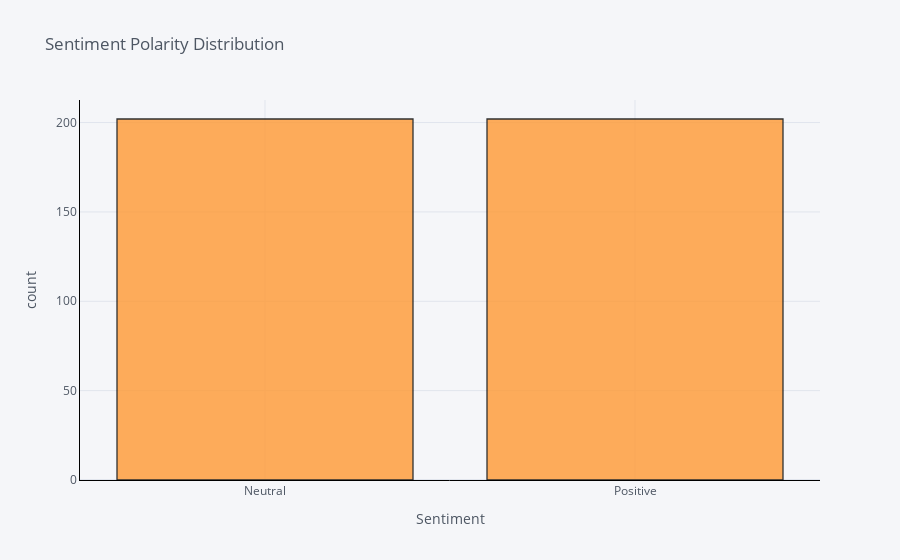
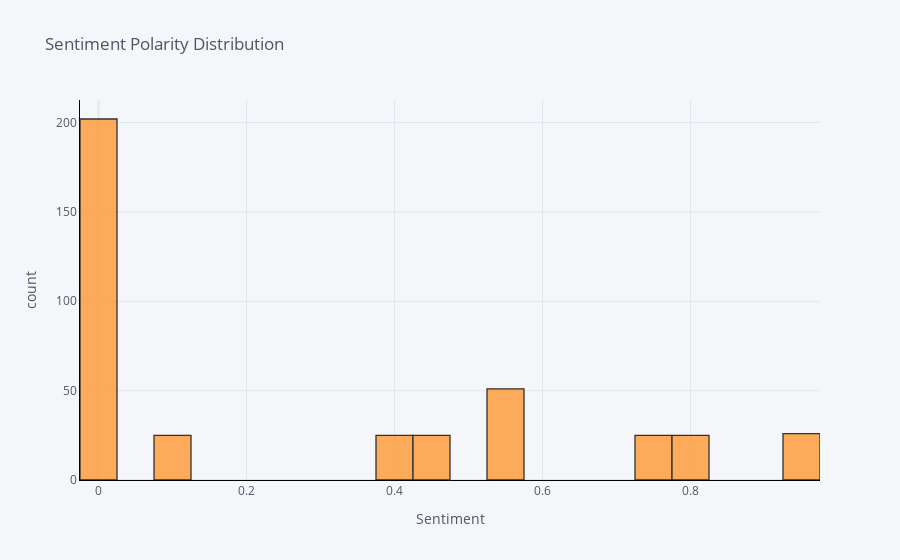

Source (notebook cell) for these figures, in order:
### Code cell
import cufflinks as cf
cf.go_offline()
cf.set_config_file(offline=False, world_readable=True)

sentiment= topic_sentiment(1.0,df_dominant_topic)

sentiment.label.loc[(sentiment['compound'] > 0)] = 'Positive'
sentiment.label.loc[(sentiment['compound'] == 0)] = 'Neutral'
sentiment.label.loc[(sentiment['compound'] < 0)] = 'Negative'

sentiment['label'].iplot(
    kind='hist',
    bins=20,
    xTitle='Sentiment',
    linecolor='black',
    yTitle='count',
    title='Sentiment Polarity Distribution')

sentiment['compound'].iplot(
    kind='hist',
    bins=20,
    xTitle='Sentiment',
    linecolor='black',
    yTitle='count',
    title='Sentiment Polarity Distribution')

### Figure 1 — Plotly figure (JSON) as saved in the notebook; plotly's stock layout.template omitted (floating-point values rounded to 4 significant figures; data arrays with more than 128 entries replaced by an {"elided": "..."} marker saying what was removed)
{"data": [{"histfunc": "count", "histnorm": "", "marker": {"color": "rgba(255, 153, 51, 1.0)", "line": {"color": "#000000", "width": 1.3}}, "name": "label", "nbinsx": 20, "opacity": 0.8, "orientation": "v", "type": "histogram", "x": {"elided": "404 str values"}}], "layout": {"barmode": "overlay", "legend": {"bgcolor": "#F5F6F9", "font": {"color": "#4D5663"}}, "paper_bgcolor": "#F5F6F9", "plot_bgcolor": "#F5F6F9", "title": {"font": {"color": "#4D5663"}, "text": "Sentiment Polarity Distribution"}, "xaxis": {"gridcolor": "#E1E5ED", "linecolor": "black", "showgrid": true, "tickfont": {"color": "#4D5663"}, "title": {"font": {"color": "#4D5663"}, "text": "Sentiment"}, "zerolinecolor": "#E1E5ED"}, "yaxis": {"gridcolor": "#E1E5ED", "linecolor": "black", "showgrid": true, "tickfont": {"color": "#4D5663"}, "title": {"font": {"color": "#4D5663"}, "text": "count"}, "zerolinecolor": "#E1E5ED"}}}

### Figure 2 — Plotly figure (JSON) as saved in the notebook; plotly's stock layout.template omitted (floating-point values rounded to 4 significant figures; data arrays with more than 128 entries replaced by an {"elided": "..."} marker saying what was removed)
{"data": [{"histfunc": "count", "histnorm": "", "marker": {"color": "rgba(255, 153, 51, 1.0)", "line": {"color": "#000000", "width": 1.3}}, "name": "compound", "nbinsx": 20, "opacity": 0.8, "orientation": "v", "type": "histogram", "x": {"elided": "404 float values"}}], "layout": {"barmode": "overlay", "legend": {"bgcolor": "#F5F6F9", "font": {"color": "#4D5663"}}, "paper_bgcolor": "#F5F6F9", "plot_bgcolor": "#F5F6F9", "title": {"font": {"color": "#4D5663"}, "text": "Sentiment Polarity Distribution"}, "xaxis": {"gridcolor": "#E1E5ED", "linecolor": "black", "showgrid": true, "tickfont": {"color": "#4D5663"}, "title": {"font": {"color": "#4D5663"}, "text": "Sentiment"}, "zerolinecolor": "#E1E5ED"}, "yaxis": {"gridcolor": "#E1E5ED", "linecolor": "black", "showgrid": true, "tickfont": {"color": "#4D5663"}, "title": {"font": {"color": "#4D5663"}, "text": "count"}, "zerolinecolor": "#E1E5ED"}}}
